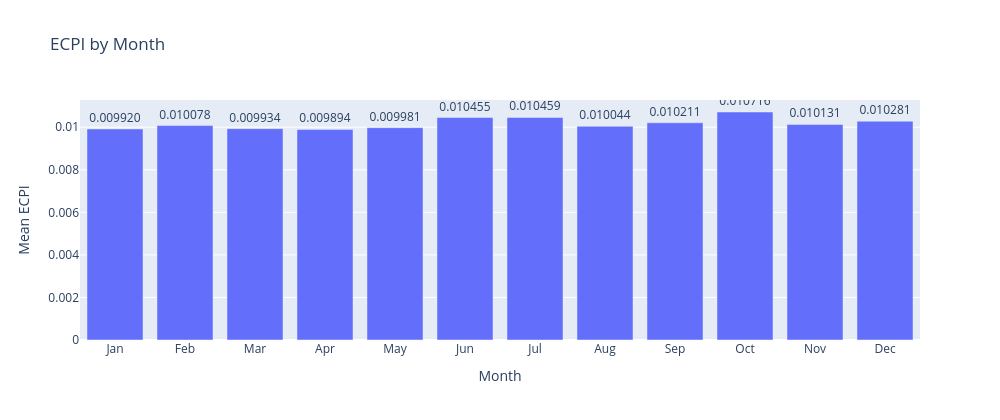

The notebook cell this image was saved under:
### Code cell
import plotly.express as px
import pandas as pd

ECPI = "expected_conv_per_impression"


MONTH_MAP = {1:"Jan",2:"Feb",3:"Mar",4:"Apr",5:"May",6:"Jun",7:"Jul",8:"Aug",9:"Sep",10:"Oct",11:"Nov",12:"Dec"}


tmp = df_clean.dropna(subset=[ECPI, "month"]).copy()
tmp["Month"] = pd.to_numeric(tmp["month"], errors="coerce")
tmp = tmp.dropna(subset=["Month"])
tmp["MonthName"] = tmp["Month"].astype(int).map(MONTH_MAP)


grp = (tmp.groupby("MonthName")[ECPI]
         .agg(mean="mean", count="count")
         .reset_index())


order = ["Jan","Feb","Mar","Apr","May","Jun","Jul","Aug","Sep","Oct","Nov","Dec"]
grp["MonthName"] = pd.Categorical(grp["MonthName"], categories=order, ordered=True)
grp = grp.sort_values("MonthName")


fig = px.bar(
    grp,
    x="MonthName",
    y="mean",
    title="ECPI by Month",
    hover_data={"mean":":.6f", "count":True},
    text="mean"
)
fig.update_traces(texttemplate="%{text:.6f}", textposition="outside")
fig.update_layout(width=1000, height=420, xaxis_title="Month", yaxis_title="Mean ECPI")
fig.update_traces(
    hovertemplate="<b>%{x}</b><br>Mean ECPI: %{y:.6f}<br>Count: %{customdata[1]}<extra></extra>"
)
fig.show()

### Figure 1 — Plotly figure (JSON) as saved in the notebook; plotly's stock layout.template omitted (floating-point values rounded to 4 significant figures)
{"data": [{"customdata": [[877], [768], [833], [806], [817], [823], [845], [860], [843], [837], [835], [856]], "hovertemplate": "<b>%{x}</b><br>Mean ECPI: %{y:.6f}<br>Count: %{customdata[1]}<extra></extra>", "legendgroup": "", "marker": {"color": "#636efa", "pattern": {"shape": ""}}, "name": "", "orientation": "v", "showlegend": false, "text": [0.00992, 0.01008, 0.009934, 0.009894, 0.009981, 0.01046, 0.01046, 0.01004, 0.01021, 0.01072, 0.01013, 0.01028], "textposition": "outside", "texttemplate": "%{text:.6f}", "type": "bar", "x": ["Jan", "Feb", "Mar", "Apr", "May", "Jun", "Jul", "Aug", "Sep", "Oct", "Nov", "Dec"], "xaxis": "x", "y": [0.00992, 0.01008, 0.009934, 0.009894, 0.009981, 0.01046, 0.01046, 0.01004, 0.01021, 0.01072, 0.01013, 0.01028], "yaxis": "y"}], "layout": {"barmode": "relative", "height": 420, "legend": {"tracegroupgap": 0}, "title": {"text": "ECPI by Month"}, "width": 1000, "xaxis": {"anchor": "y", "domain": [0, 1], "title": {"text": "Month"}}, "yaxis": {"anchor": "x", "domain": [0, 1], "title": {"text": "Mean ECPI"}}}}
